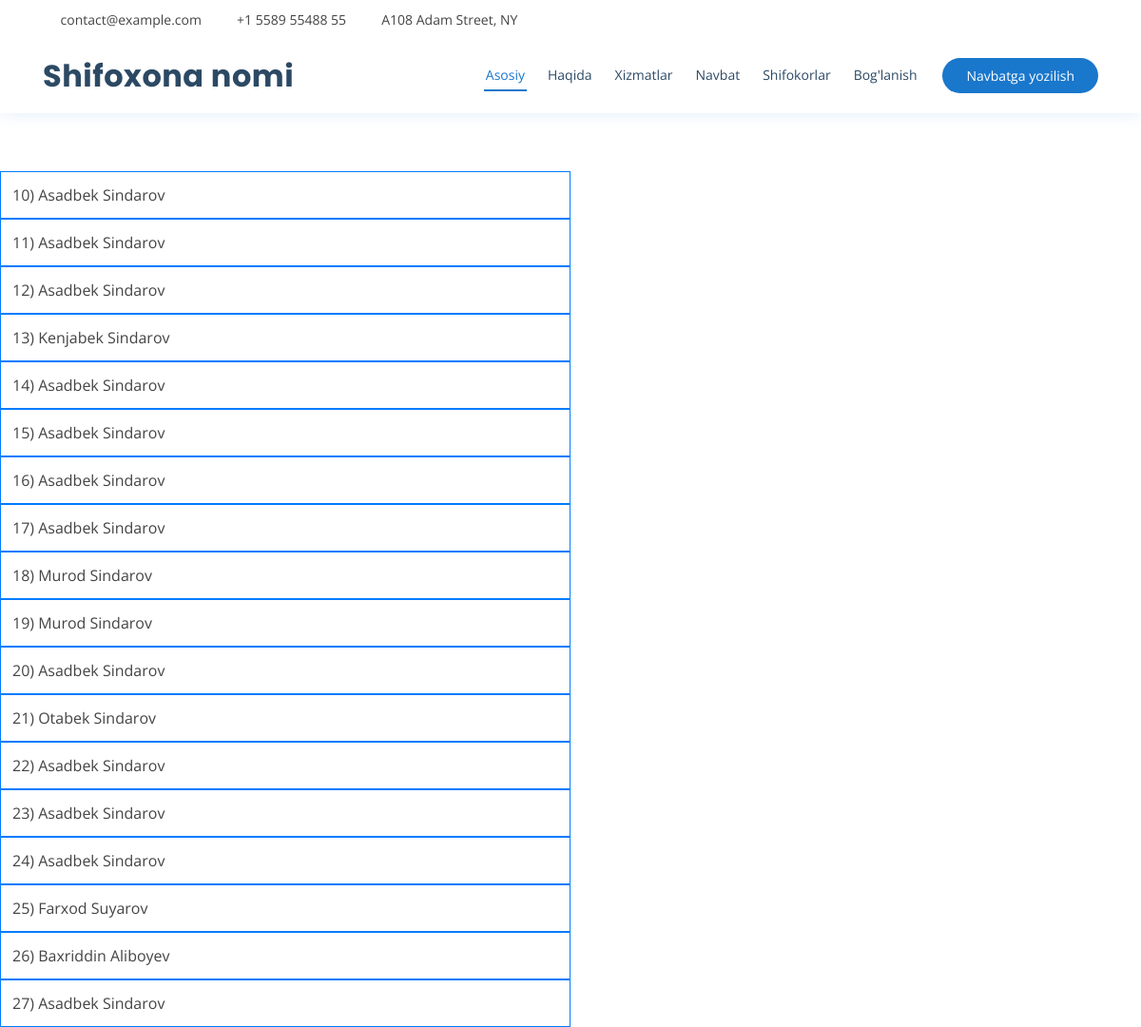
Screenshot of /patient/list/ with the database file from the repository.
### hospital/models.py (models this page shows, shortened)
class Patient(models.Model):
    first_name = models.CharField(max_length=256)
    last_name = models.CharField(max_length=256)
    phone = PhoneNumberField(null=False, blank=False)

### hospital/views.py (the view)
# urls.py: path('patient/list/', PatientListView.as_view(), name='patient_list'),
class PatientListView(ListView):
	model = Patient
	template_name = 'patient_list.html'

### templates/patient_list.html (shortened to what this page needs)
<!DOCTYPE html>
{% load static %}
{% load bootstrap4 %}
<html lang="en">
<head>
  <link href="{%static  'assets/vendor/bootstrap/css/bootstrap.min.css'%}" rel="stylesheet">
  <link href="{%static 'assets/vendor/icofont/icofont.min.css'%}" rel="stylesheet">
  <link href="{%static 'assets/vendor/boxicons/css/boxicons.min.css'%}" rel="stylesheet">
  <link href="{%static 'assets/vendor/venobox/venobox.css'%}" rel="stylesheet">
  <link href="{%static 'assets/vendor/animate.css/animate.min.css'%}" rel="stylesheet">
  <link href="{%static 'assets/vendor/remixicon/remixicon.css'%}" rel="stylesheet">
  <link href="{%static 'assets/vendor/owl.carousel/assets/owl.carousel.min.css'%}" rel="stylesheet">
  <link href="{%static 'assets/vendor/bootstrap-datepicker/css/bootstrap-datepicker.min.css'%}" rel="stylesheet">
  <link href="{%static 'assets/css/style.css'%}" rel="stylesheet">
</head>
<body>
  <div id="topbar" class="d-none d-lg-flex align-items-center fixed-top">
    <div class="container d-flex">
      <div class="contact-info mr-auto">
        <i class="icofont-envelope"></i> <a href="mailto:contact@example.com">contact@example.com</a>
        <i class="icofont-phone"></i> +1 5589 55488 55
        <i class="icofont-google-map"></i> A108 Adam Street, NY
      </div>
      <div class="social-links">
        <a href="#" class="twitter"><i class="icofont-twitter"></i></a>
        <a href="#" class="facebook"><i class="icofont-facebook"></i></a>
        <a href="#" class="instagram"><i class="icofont-instagram"></i></a>
        <a href="#" class="skype"><i class="icofont-skype"></i></a>
        <a href="#" class="linkedin"><i class="icofont-linkedin"></i></i></a>
      </div>
    </div>
  </div>
  <header id="header" class="fixed-top">
    <div class="container d-flex align-items-center">
      <h1 class="logo mr-auto"><a href="{% url 'home' %}">Shifoxona nomi</a></h1>
      <nav class="nav-menu d-none d-lg-block">
        <ul>
          <li class="active"><a href="{% url 'home' %}">Asosiy</a></li>
          <li><a href="#about">Haqida</a></li>
          <li><a href="#services">Xizmatlar</a></li>
          <li><a href="{% url 'patient_list' %}">Navbat</a></li>
          <li><a href="#doctors">Shifokorlar</a></li>
          <li><a href="#contact">Bog'lanish</a></li>
        </ul>
      </nav>
      <a href="{% url 'patient_form' %}" class="appointment-btn scrollto">Navbatga yozilish</a>
    </div>
  </header>
<div class="post " >
{% if user.is_authenticated %}
{% for p in object_list %}
<div class="border border-primary">
  <span >{{p.pk}})</span>
<span>{{p.first_name}}</span>
<span>{{p.last_name}}    </span>
  <span><a class="mr-1 button" href="{% url 'patient_delete' p.pk %}"><svg xmlns="http://www.w3.org/2000/svg" width="16" height="16" fill="currentColor" class="bi bi-trash" viewBox="0 0 16 16">
  <path d="M5.5 5.5A.5.5 0 0 1 6 6v6a.5.5 0 0 1-1 0V6a.5.5 0 0 1 .5-.5zm2.5 0a.5.5 0 0 1 .5.5v6a.5.5 0 0 1-1 0V6a.5.5 0 0 1 .5-.5zm3 .5a.5.5 0 0 0-1 0v6a.5.5 0 0 0 1 0V6z"/>
  <path fill-rule="evenodd" d="M14.5 3a1 1 0 0 1-1 1H13v9a2 2 0 0 1-2 2H5a2 2 0 0 1-2-2V4h-.5a1 1 0 0 1-1-1V2a1 1 0 0 1 1-1H6a1 1 0 0 1 1-1h2a1 1 0 0 1 1 1h3.5a1 1 0 0 1 1 1v1zM4.118 4 4 4.059V13a1 1 0 0 0 1 1h6a1 1 0 0 0 1-1V4.059L11.882 4H4.118zM2.5 3V2h11v1h-11z"/>
</svg></a></span>
</div>
<br>
{% endfor %}
{% else %}
{% for p in object_list %}
<div class="border border-primary">
  <span >{{p.pk}})</span>
<span>{{p.first_name}}</span>
<span>{{p.last_name}}</span>
</div>
<br>
{% endfor %}
{% endif %}
</div>
</body>
</html>

### static/assets/css/style.css (style rules this page uses)
body { font-family: "Open Sans", sans-serif; color: #444444; }
a { color: #1977cc; }
h1, h2, h3, h4, h5, h6 { font-family: "Raleway", sans-serif; }
#topbar { background: #fff; height: 40px; font-size: 14px; transition: all 0.5s; }
#topbar .contact-info a { line-height: 1; color: #444444; transition: 0.3s; }
#topbar .contact-info i { color: #1977cc; padding-right: 4px; margin-left: 15px; }
#topbar .contact-info i:first-child { margin-left: 0; }
#topbar .social-links a { color: #437099; padding-left: 15px; display: inline-block; line-height: 1px; transition: 0.3s; }
#topbar .social-links a:first-child { border-left: 0; }
#header { background: #fff; transition: all 0.5s; z-index: 997; padding: 15px 0; top: 40px; box-shadow: 0px 2px 15px rgba(25, 119, 204, 0.1); }
#header .logo { font-size: 32px; margin: 0; padding: 0; line-height: 1; font-weight: 700; letter-spacing: 0.5px; font-family: "Poppins", sans-serif; }
#header .logo a { color: #2c4964; }
.nav-menu ul { margin: 0; padding: 0; list-style: none; }
.nav-menu > ul { display: flex; }
.nav-menu > ul > li { position: relative; white-space: nowrap; padding: 8px 0 8px 20px; }
.nav-menu a { display: block; position: relative; color: #2c4964; transition: 0.3s; font-size: 14px; font-family: "Open Sans", sans-serif; padding: 5px 2px; border-bottom: 2px solid #fff; }
.nav-menu a:hover, .nav-menu .active > a, .nav-menu li:hover > a { color: #1977cc; border-color: #1977cc; }
.appointment-btn { margin-left: 25px; background: #1977cc; color: #fff; border-radius: 50px; padding: 8px 25px; white-space: nowrap; transition: 0.3s; font-size: 14px; display: inline-block; }
.mobile-nav { position: fixed; top: 55px; right: 15px; bottom: 15px; left: 15px; z-index: 9999; overflow-y: auto; background: #fff; transition: ease-in-out 0.2s; opacity: 0; visibility: hidden; border-radius: 10px; padding: 10px 0; }
.mobile-nav * { margin: 0; padding: 0; list-style: none; }
.mobile-nav a { display: block; position: relative; color: #2c4964; padding: 10px 20px; font-weight: 500; outline: none; }
.mobile-nav a:hover, .mobile-nav .active > a, .mobile-nav li:hover > a { color: #1977cc; text-decoration: none; }
.post { margin-top: 15%!important; }
div.border-primary { display: inline-block; padding: 1%; width: 50%; }
.post .border { position: relative; }

### rows the page displays
Patient: pk "10", first_name "Asadbek", last_name "Sindarov"
Patient: pk "11", first_name "Asadbek", last_name "Sindarov"
Patient: pk "12", first_name "Asadbek", last_name "Sindarov"
Patient: pk "13", first_name "Kenjabek", last_name "Sindarov"
Patient: pk "14", first_name "Asadbek", last_name "Sindarov"
Patient: pk "15", first_name "Asadbek", last_name "Sindarov"
Patient: pk "16", first_name "Asadbek", last_name "Sindarov"
Patient: pk "17", first_name "Asadbek", last_name "Sindarov"
Patient: pk "18", first_name "Murod", last_name "Sindarov"
Patient: pk "19", first_name "Murod", last_name "Sindarov"
Patient: pk "20", first_name "Asadbek", last_name "Sindarov"
Patient: pk "21", first_name "Otabek", last_name "Sindarov"
Patient: pk "22", first_name "Asadbek", last_name "Sindarov"
Patient: pk "23", first_name "Asadbek", last_name "Sindarov"
Patient: pk "24", first_name "Asadbek", last_name "Sindarov"
Patient: pk "25", first_name "Farxod", last_name "Suyarov"
Patient: pk "26", first_name "Baxriddin", last_name "Aliboyev"
Patient: pk "27", first_name "Asadbek", last_name "Sindarov"
